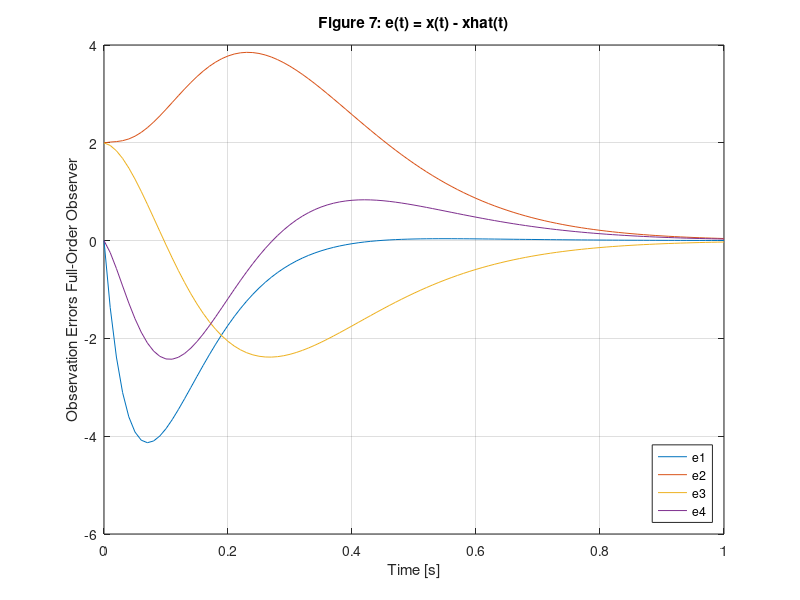

Recreate this plot in MATLAB.
%% -*- texinfo -*-
%% Figure 7: Full-order observer estimation errors e(t) = x(t) - xhat(t) for
%% the aircraft example.
%% FIXME: The figure doesn't match the published one yet.

% ===============================================================================
% Aircraft Simulation Example             Lukas Reichlin             October 2015
% ===============================================================================
% Reference:
% Verica Radisavljevic-Gajic:
% Full- and Reduced-Order Linear Observer Implementations in Matlab/Simulink.
% IEEE Control Systems Magazine, Vol. 35, No. 5, pp. 91-101, October 2015
% Digital Object Identifier 10.1109/MCS.2015.2449691
% ===============================================================================


% Tabula Rasa
clear all, close all, clc


% Plant
A = [ -0.01357      -32.2          -46.3            0
       0.00012        0              1.214          0
      -0.0001212      0             -1.214          1
       0.00057        0             -9.1           -0.6696  ];

B = [ -0.433;
       0.1394;
      -0.1394;
      -0.1577   ];

C = [  0              0              0              1
       1              0              0              0       ];

D = [  0
       0        ];

x0 = [ 2
       2
       2
       2        ];
 
sys = ss (A, B, C, D);
sys = set (sys, 'inputname', 'u', 'outputname', 'y', 'statename', 'x')


% Controller
lambda_sys_desired = [ -0.5   -1+1j   -1-1j   -2  ]

F = place (sys, lambda_sys_desired)

ctrl = ss (-F);
ctrl = set (ctrl, 'inputname', 'xhat', 'outputname', 'u')


% Observer
lambda_obs_desired = [ -10    -11     -12     -13 ]

K = place (sys.', lambda_obs_desired).'

obs = ss (A-K*C, [B, K]);
obs = set (obs, 'inputname', {'u', 'y1', 'y2'}, 'outputname', 'xhat', 'statename', 'xhat')


% Entire System
N = connect (sys, ctrl, obs, 'u', {'y1', 'y2'})


% Initial Conditions
y0 = C * x0;
x0hat = pinv (C.' * C) * C.' * y0;


% Simulation
figure (1)
[Y, T, X] = initial (N, [x0; x0hat], 1);
ERR = X(:, 1:4) - X(:, 5:8);
plot (T, ERR)
grid on
title ('Figure 7: e(t) = x(t) - xhat(t)')
xlabel ('Time [s]')
ylabel ('Observation Errors Full-Order Observer')
legend ('e1', 'e2', 'e3', 'e4', 'location', 'southeast')


% ===============================================================================
